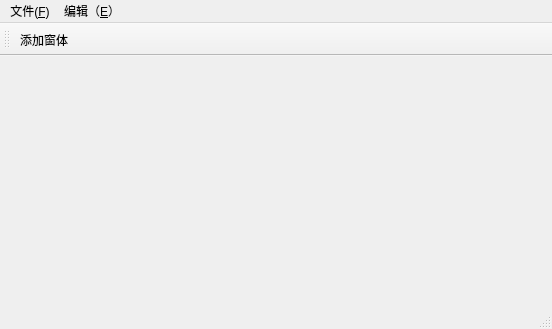
<?xml version="1.0" encoding="UTF-8"?>
<ui version="4.0">
 <class>MainWindow</class>
 <widget class="QMainWindow" name="MainWindow">
  <property name="geometry">
   <rect>
    <x>0</x>
    <y>0</y>
    <width>552</width>
    <height>329</height>
   </rect>
  </property>
  <property name="windowTitle">
   <string>MainWindow</string>
  </property>
  <widget class="QWidget" name="centralwidget"/>
  <widget class="QMenuBar" name="menubar">
   <property name="geometry">
    <rect>
     <x>0</x>
     <y>0</y>
     <width>552</width>
     <height>23</height>
    </rect>
   </property>
   <widget class="QMenu" name="menu_F">
    <property name="title">
     <string>文件(&amp;F)</string>
    </property>
    <addaction name="actionOpen"/>
    <addaction name="actionNew"/>
    <addaction name="actionClose"/>
   </widget>
   <widget class="QMenu" name="menu_E">
    <property name="title">
     <string>编辑（&amp;E）</string>
    </property>
   </widget>
   <addaction name="menu_F"/>
   <addaction name="menu_E"/>
  </widget>
  <widget class="QStatusBar" name="statusbar"/>
  <widget class="QToolBar" name="toolBar">
   <property name="windowTitle">
    <string>toolBar</string>
   </property>
   <attribute name="toolBarArea">
    <enum>TopToolBarArea</enum>
   </attribute>
   <attribute name="toolBarBreak">
    <bool>false</bool>
   </attribute>
   <addaction name="AddWinAction"/>
  </widget>
  <action name="actionOpen">
   <property name="text">
    <string>open</string>
   </property>
   <property name="toolTip">
    <string>打开</string>
   </property>
   <property name="shortcut">
    <string>Alt+O</string>
   </property>
  </action>
  <action name="actionNew">
   <property name="text">
    <string>new</string>
   </property>
   <property name="toolTip">
    <string>新建</string>
   </property>
   <property name="shortcut">
    <string>Alt+N</string>
   </property>
  </action>
  <action name="actionClose">
   <property name="text">
    <string>close</string>
   </property>
   <property name="toolTip">
    <string>关闭</string>
   </property>
   <property name="shortcut">
    <string>Alt+C</string>
   </property>
  </action>
  <action name="AddWinAction">
   <property name="text">
    <string>添加窗体</string>
   </property>
   <property name="toolTip">
    <string>添加窗体</string>
   </property>
  </action>
 </widget>
 <resources/>
 <connections/>
</ui>
